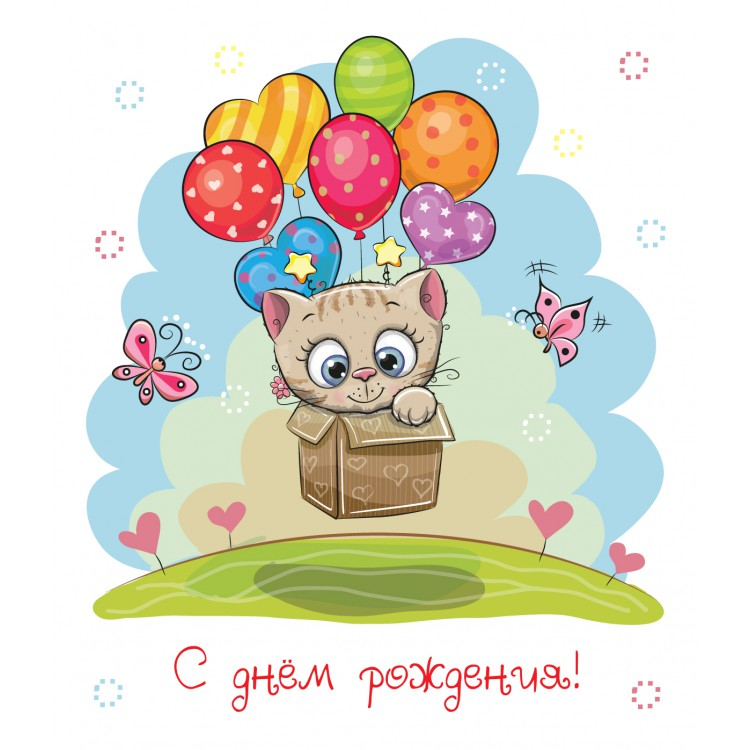
#> input picture dr.jpg, 750 x 750 px
$ python 8.py
#> lines starting #> are read from the running program, lines starting #| are printed output that depends on the picture
from PIL import Image

def n1():
    im = Image.open('dr.jpg')
#> im is the input picture: PIL image 750x750 RGB; mean R, G, B 222.6, 220.4, 207.4
    im_c = im.crop((50, 150, 700, 700))
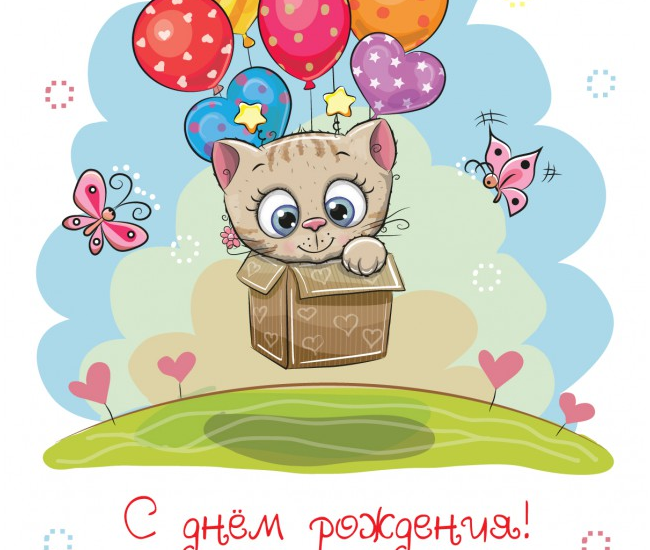
#> im_c: PIL image 650x550 RGB; mean R, G, B 208.8, 207.3, 191.4
    im_c.save('crdr.jpg')
    im_c.show()

def n2():
    otkr = {'день рождения': 'dr.jpg', '8 марта': '8m.jpg', '23 февраля': '23а.jpg'}
#> (the run stopped early here; a loop or call above may not have finished)

$ run again, with 2.jpg copied over dr.jpg
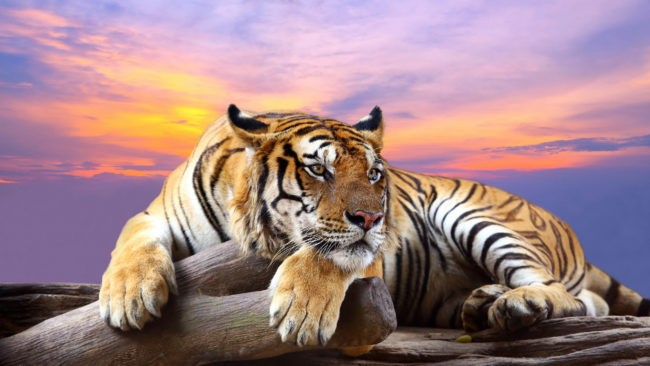
#> input picture 2.jpg, 650 x 366 px
#> in n1, im is the input picture: PIL image 650x366 RGB; mean R, G, B 162, 131.5, 135.9
#> in n1, `im_c = im.crop((50, 150, 700, 700))`:
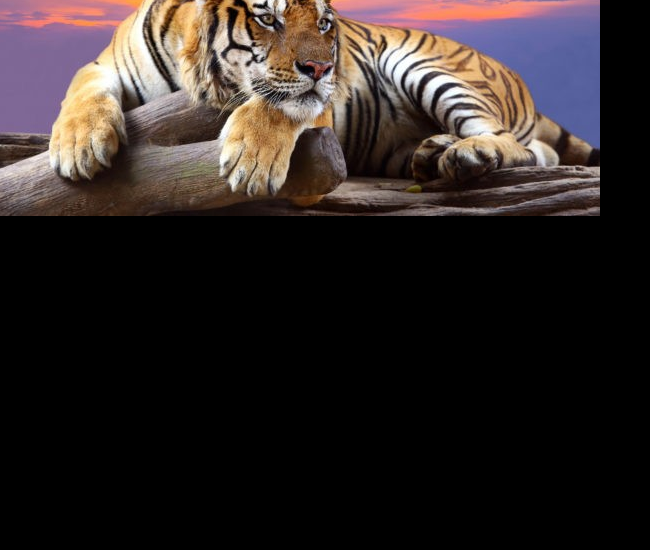
#> im_c: PIL image 650x550 RGB; mean R, G, B 47, 38.9, 37.5
